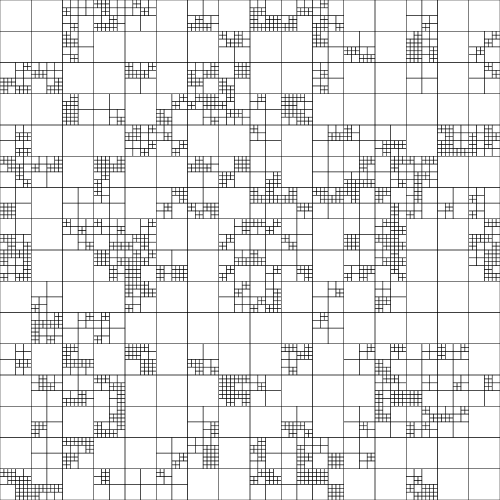
#> input picture computer-vision/count_squares/image4.png, 1000 x 1000 px (shown at 1/2 size)
$ python count.py
#> lines starting #> are read from the running program, lines starting #| are printed output that depends on the picture; after the words box and inside, x2 and y2 are one past the last pixel; in counts of white or black regions, pixels touching at a corner belong together
import cv2
import numpy as np

img = cv2.imread('image4.png')
#> img is the input picture: shape (1000, 1000, 3); min 0, max 255, mean 228.4

lower = np.array([215, 215, 215])
upper = np.array([255, 255, 255])
shapeMask = cv2.inRange(img, lower, upper)
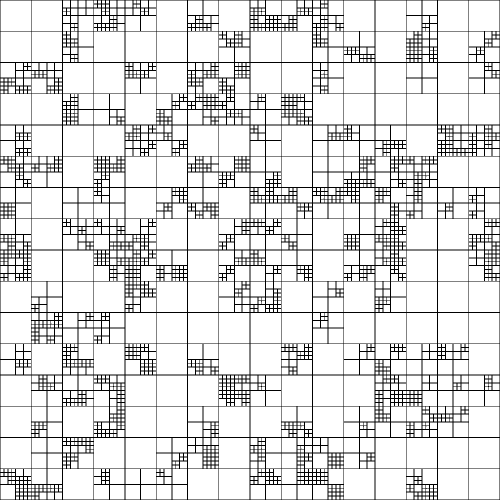
#> shapeMask: shape (1000, 1000) (shown at 1/2 size); 86.3% white; black in thin lines or dots

contours,h = cv2.findContours(shapeMask.copy(), cv2.RETR_EXTERNAL,
	cv2.CHAIN_APPROX_SIMPLE)
#> contours = 3235 contours; largest, box (x1, y1, x2, y2) and area: (938, 938, 999, 999) 3600, (876, 938, 937, 999) 3600, (751, 938, 812, 999) 3600, (688, 938, 749, 999) 3600, (438, 938, 499, 999) 3600

count = 0

for cnt in contours:
	approx = cv2.approxPolyDP(cnt,0.01*cv2.arcLength(cnt,True),True)
	cv2.drawContours(img,[cnt],-1,(0,0,255),1)
	count += 1
#> this loop made 3235 passes
#> approx on passes 1 to 3: [[868, 993], [868, 998], [873, 998], [873, 993]], [[860, 993], [860, 998], [865, 998], [865, 993]], [[852, 993], [852, 998], [857, 998], [857, 993]]
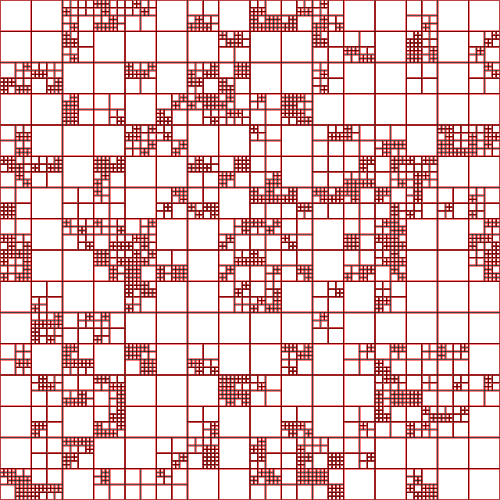
#> img: shape (1000, 1000, 3) (shown at 1/2 size); 13.23% of pixels changed, all inside (x1, y1, x2, y2) = (1, 1, 999, 999)
#> after the loop, count = 3235

print(count)
#| 3235
cv2.imshow('img',img)
cv2.waitKey(0)
